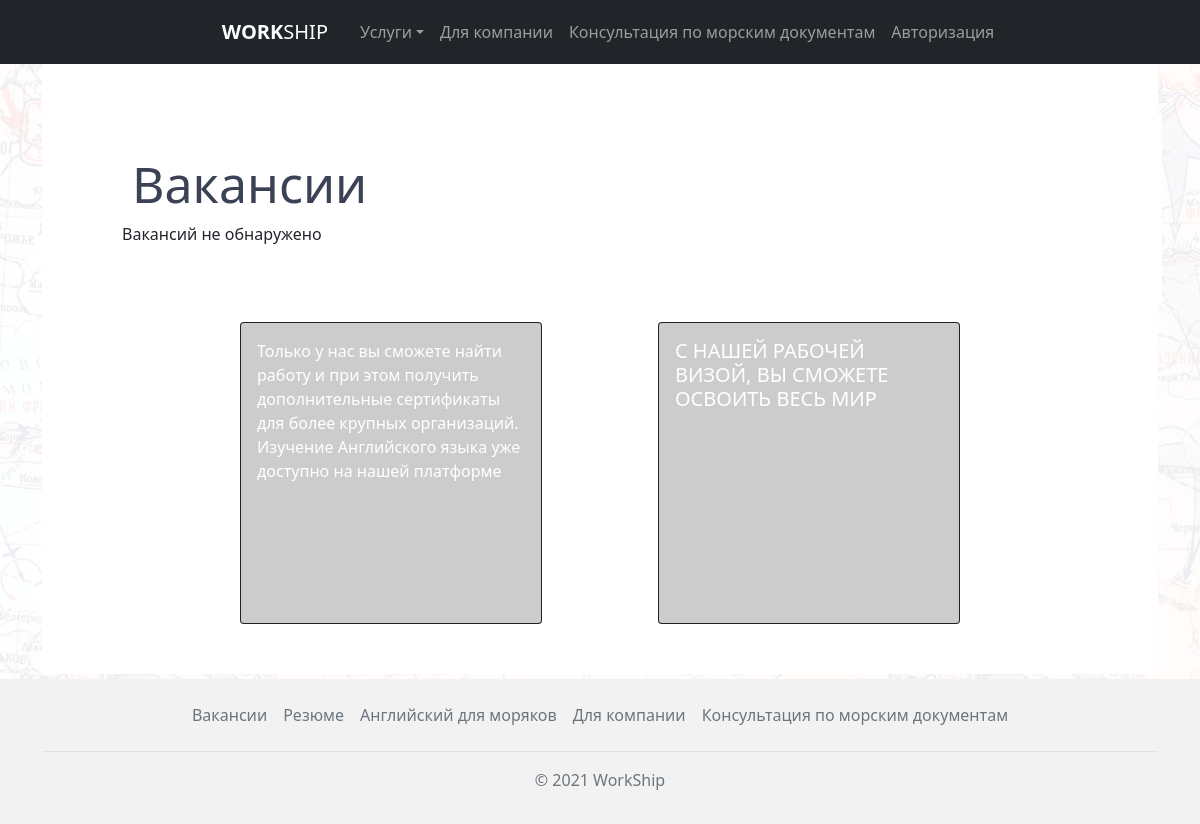
/vacancies/, run on an earlier commit of the app's database.
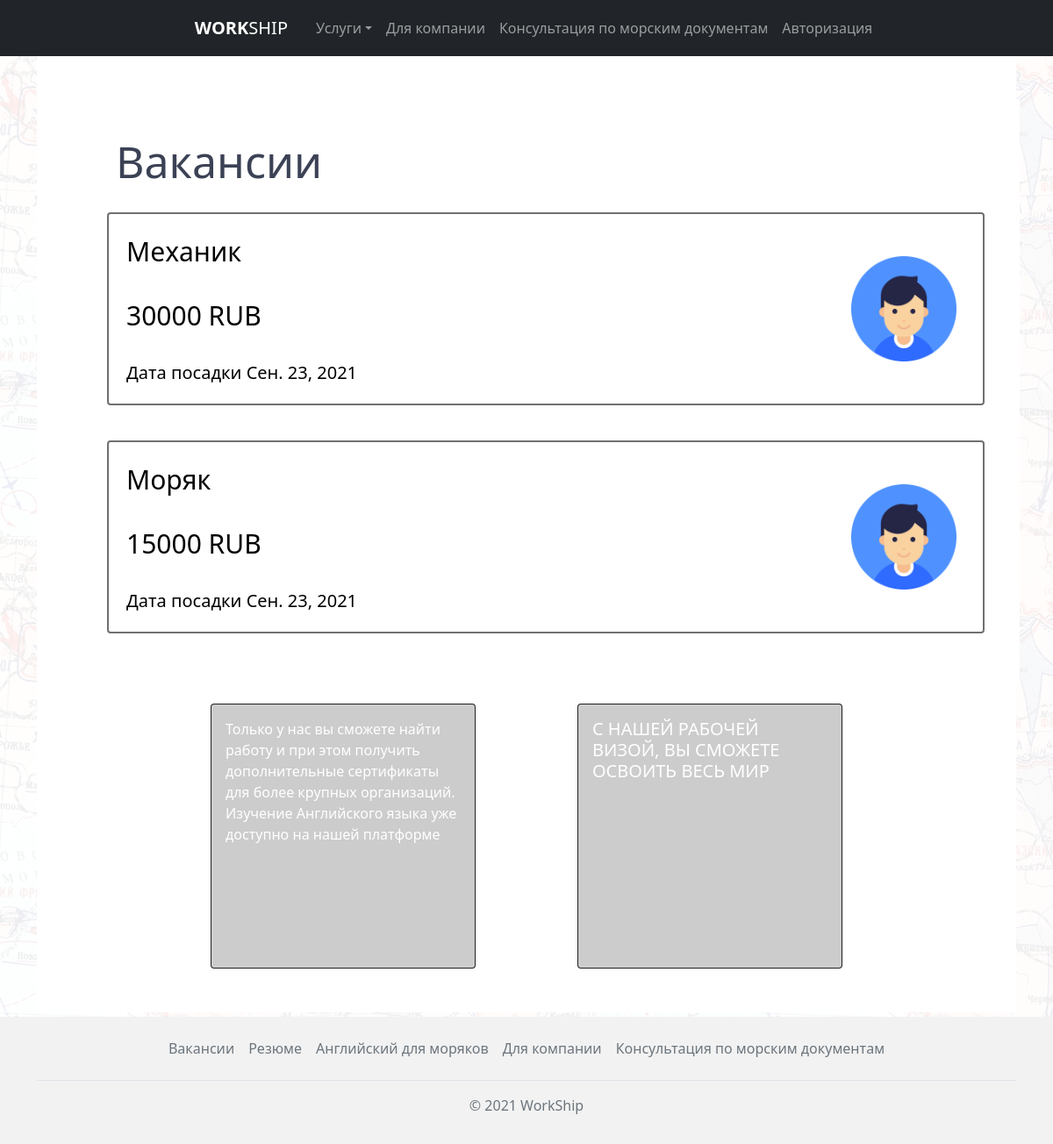
And on a later commit of the database.
### vacancies/models.py (models this page shows, shortened)
class Vacancy(models.Model):
    user = models.ForeignKey(User, on_delete=models.CASCADE)
    title = models.CharField('Должность', max_length=255)
    salary = models.CharField('Зарплата', max_length=255)
    vessel_type = models.CharField('Тип судна', max_length=255, default="")
    date_start = models.DateField('Дата посадки')
    landing = models.CharField('Место посадки', max_length=255, default="")
    contract_term = models.CharField('Срок контракта', max_length=255, default="")
    image = models.ImageField(verbose_name='Изображение', upload_to=image_directory_path, storage=image_storage, default='defaultuser.png')
    time_create = models.DateTimeField('Дата создания', auto_now_add=True, null=True)
    time_update = models.DateTimeField('Дата изменения', auto_now=True, null=True)
    is_published = models.BooleanField('Публикация', default=True)
    def get_absolute_url(self):
        return reverse('vacancies_detail', kwargs={'vacancy_id': self.pk})
    class Meta:
        verbose_name = 'Вакансия'
        verbose_name_plural = 'Вакансии'
        ordering = ['-time_create', 'title']

### vacancies/views.py (the view)
# urls.py: path('', vacancies_home.as_view(), name='vacancies_home'),
class vacancies_home(DataMixin, ListView):
    paginate_by = 2
    model = Vacancy
    template_name = "vacancies/vacancies_home.html"
    context_object_name = 'vacancies'
    def get_context_data(self, *, object_list=None, **kwargs):
        context = super().get_context_data(**kwargs)
        c_def = self.get_user_context(title="Вакансии")
        return dict(list(context.items()) + list(c_def.items()))
    def get_queryset(self):
        return Vacancy.objects.filter(is_published=True)

### vacancies/utils.py (called while the page is built)
    def get_user_context(self, **kwargs):
        context = kwargs
        return context

### vacancies/templates/vacancies/vacancies_home.html (shortened to what this page needs)
{% extends 'main/layout.html' %}
{% block content %}
<div class="container">
      <div class="wrapper">
        <div class="vacancies">
          <div class="vacancies__header">
            <h2>Вакансии</h2>
          </div>
          <div class="vacancies__container">
            {% if vacancies %}
              {% for vacancy in vacancies %}
             <a href="{{ vacancy.get_absolute_url }}">
                <div class="vacancy">
                  <div class="vacancy__title">{{ vacancy.title }}</div>
                  <div class="vacancy__salary">{{ vacancy.salary }}</div>
                  <div class="vacancy__date">Дата посадки {{ vacancy.date_start }}</div>
                  <div class="vacancy__logo"><img class="rounded img-fluid" src="{{vacancy.image.url}}" alt=""></div>
                </div>
             </a>
              {% endfor %}
            {% else %}
              <p>Вакансий не обнаружено</p>
            {% endif %}
          </div>
        </div>
        <div class="slider_index">
          <div class="slider_index__container">
            <div class="card bg-dark text-white">
                <img src="https://via.placeholder.com/300x300" class="card-img" alt="...">
                <div class="card-img-overlay">
                <p class="card-text">Только у нас вы сможете найти работу и при этом получить
                дополнительные сертификаты для более крупных организаций.
                Изучение Английского языка уже доступно на нашей платформе</p>
                </div>
            </div>
            <div class="card bg-dark text-white">
                <img src="https://via.placeholder.com/300x300" class="card-img" alt="...">
                <div class="card-img-overlay">
                <h5 class="card-title">С НАШЕЙ РАБОЧЕЙ ВИЗОЙ, ВЫ СМОЖЕТЕ ОСВОИТЬ ВЕСЬ МИР</h5>
                </div>
            </div>
          </div>
        </div>
      </div>
</div>
{% endblock %}

What changed in the data, as far as the page shows it:
added Vacancy: title "Механик", salary "30000 RUB", date_start "Сен. 23, 2021", image (placeholder picture)
added Vacancy: title "Моряк", salary "15000 RUB", date_start "Сен. 23, 2021", image (placeholder picture)
Also different on the page:
text no longer shown: "Вакансий не обнаружено"
